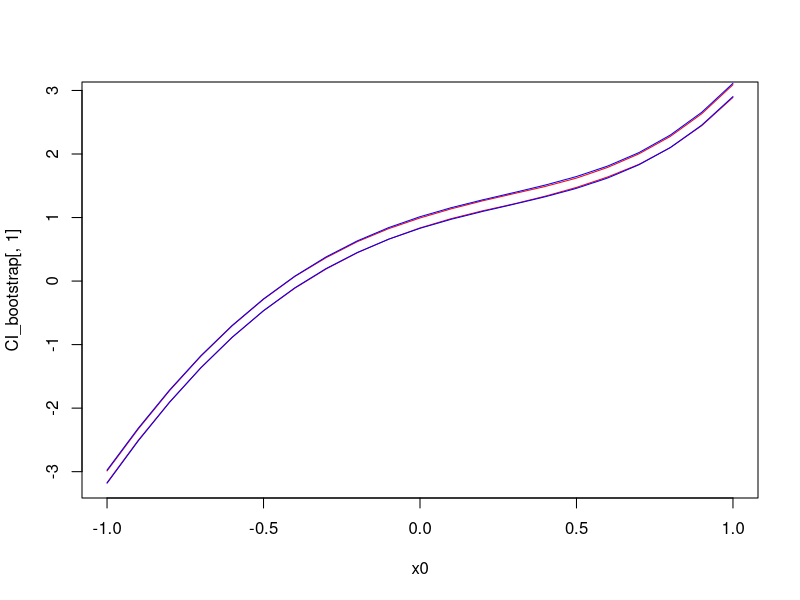
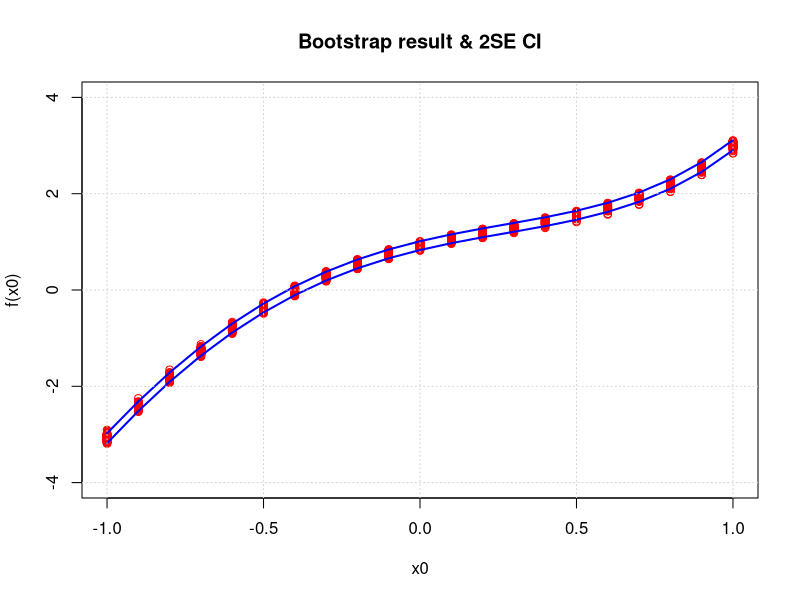
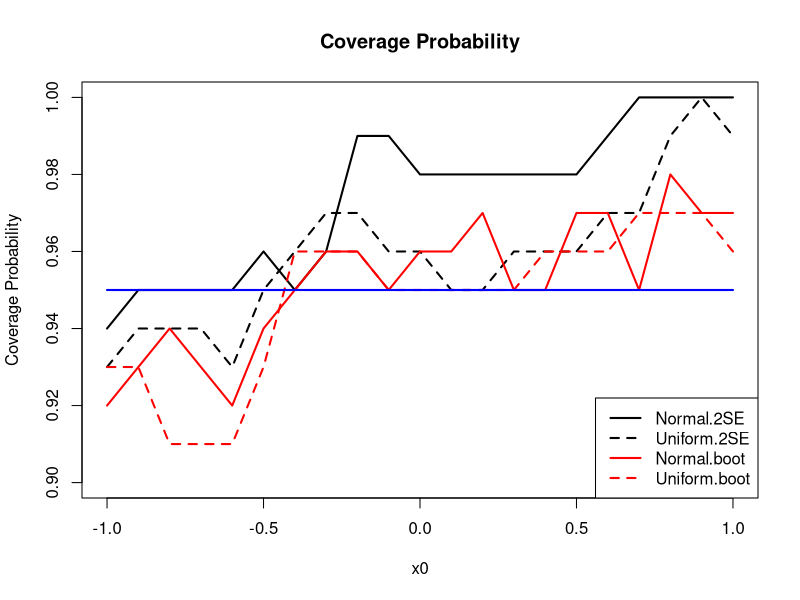
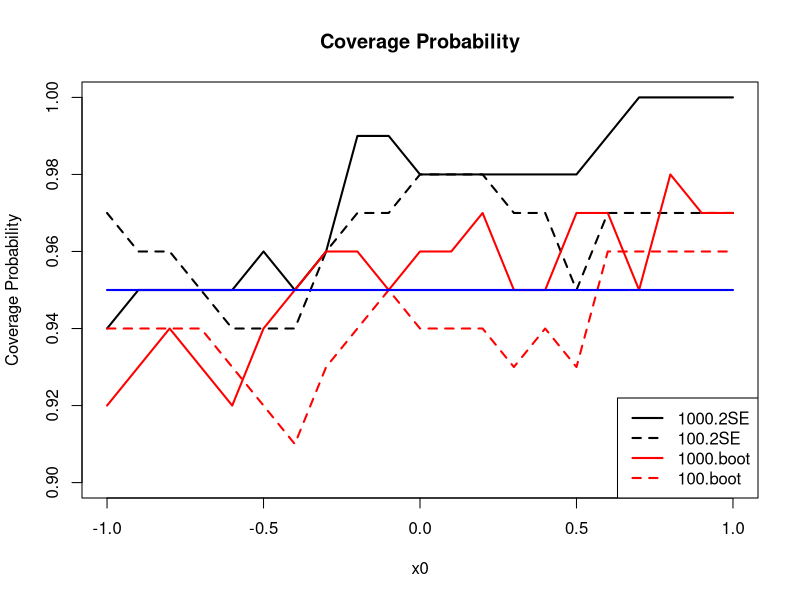
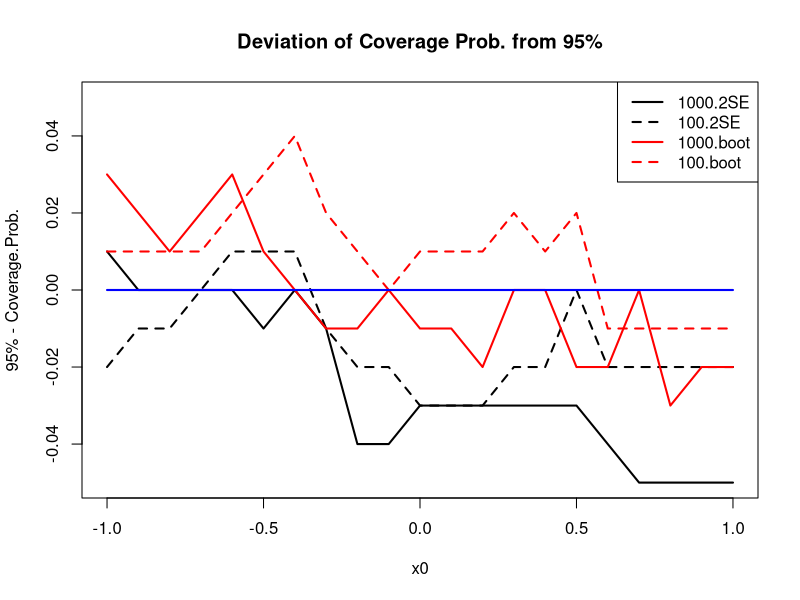
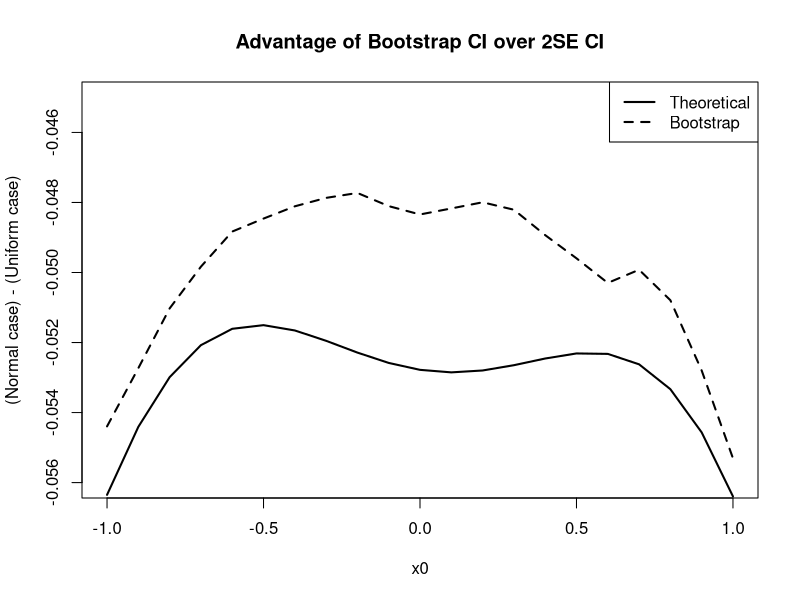
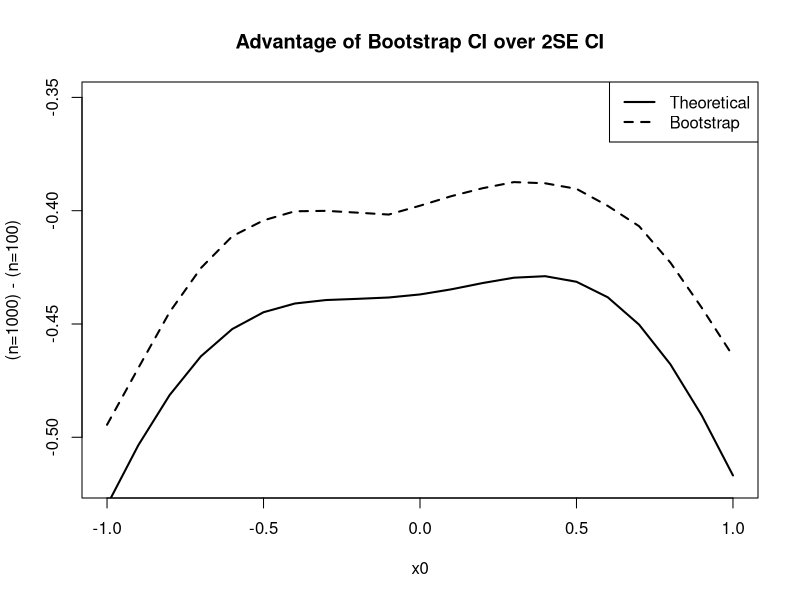
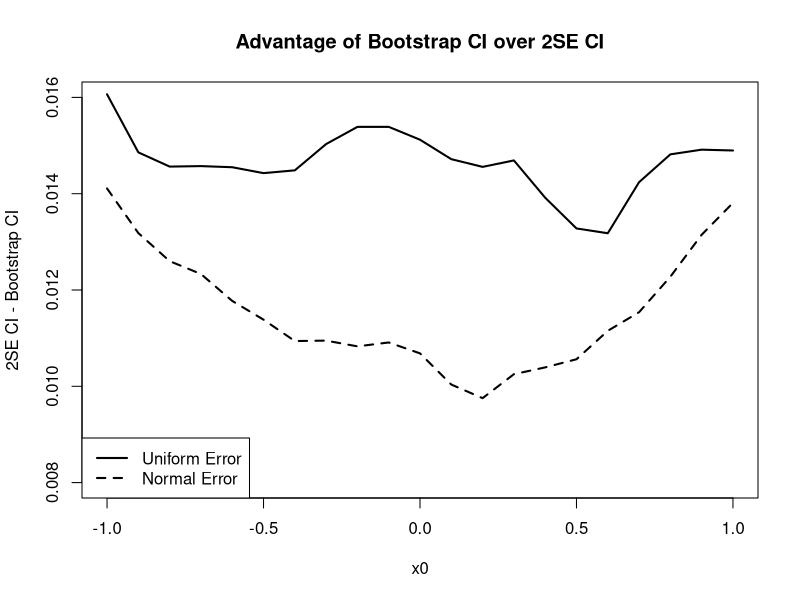

Source code (R) for these figures, in order:
#install.packages("boot")
library(boot)
rm(list=ls())
##############################################
### 1.a
n <- 1000
beta <- matrix(c(1,1.5,-1.5,1.5,0.5),c(5,1))
sigma <- 1.2
data.gen <- function(beta,sigma){
  e <- rnorm(n,0,1)
  X <- rnorm(n,0,sigma)
  constant <- rep(1,n)
  X <- cbind(constant,X,X^2,X^3,X^4)
  Y <- X%*%beta+e
  data <- data.frame(Y,X)
}
sim <- data.gen(beta,1.2)

f_hat <- lm(Y~.-1,data=sim)
library(sandwich)
C_hat <- vcovHC(f_hat)
x0 <- seq(-1,1,0.1)
CI <- matrix(NA,length(x0),2)
Y_hat <- c()
coe <- as.matrix(coef(f_hat),c(5,1))
for (i in 1:length(x0)) {
  l <- matrix(c(1,x0[i],x0[i]^2,x0[i]^3,x0[i]^4),
              c(5,1))
  Y_hat[i] <- t(coe)%*%l
  var_f <- t(l)%*%C_hat%*%l
  se <- sqrt(var_f)
  CI[i,] <- c(Y_hat[i]-2*se,Y_hat[i]+2*se)
}
CI

######### b
boot.fn <- function(data,index){
  coef(lm(Y~.,data=sim,subset = index))
}
boot.result <- boot(sim,boot.fn,R=100)
boot.result <- boot.result$t
boot.result <- boot.result[,-2]
boot.result <- as.matrix(boot.result)
CI_data.boot <- matrix(NA,length(x0),100)
# rows for each x0; columns for 100 times resample
for (i in 1:length(x0)) {
  l <- matrix(c(1,x0[i],x0[i]^2,x0[i]^3,x0[i]^4),
              c(5,1))
  CI_data.boot[i,] <- t(boot.result%*%l)
}
## sort CI data 
for (i in 1:length(x0)) {
  CI_data.boot[i,] <- sort(CI_data.boot[i,])
}
## find corresponding critical value in bootstrap data 
# according to theoretical CI
###################################################
# this part is fancy shit, useless
precent.critical <- matrix(NA,length(x0),2)
for (i in 1:length(x0)) {
  select_l <- max(CI_data.boot[i,CI[i,1]>=CI_data.boot[i,]])
  precent.critical[i,1] <- select_l
  select_h <- min(CI_data.boot[i,CI[i,2]<=CI_data.boot[i,]])
  precent.critical[i,2] <- select_h
  if(is.finite(precent.critical[i,1])==F){
    precent.critical[i,1] <- min(CI_data.boot[i,])}
  if(is.finite(precent.critical[i,2])==F){
    precent.critical[i,2] <- max(CI_data.boot[i,])}
}
##################################################

## now find naive CI in bootstrap data
CI_bootstrap <- matrix(NA,length(x0),2)
for (i in 1:length(x0)) {
  q <- unname(quantile(CI_data.boot[i,],
                       c(0.025,0.975)))
  CI_bootstrap[i,1] <- q[1]
  CI_bootstrap[i,2] <- q[2]
}
CI_bootstrap

plot(x0,CI_bootstrap[,1],col="red","l")
lines(x0,CI_bootstrap[,2],col="red")
lines(x0,CI[,1],col="blue")
lines(x0,CI[,2],col="blue")

plot(rep(x0[1],100),CI_data.boot[1,],col="red",
     ylim = c(-4,4),xlim = c(-1,1),
     xlab="x0",ylab = "f(x0)",
     main = "Bootstrap result & 2SE CI",pch=19)
for (i in 2:length(x0)) {
  points(rep(x0[i],100),CI_data.boot[i,],col="red")
}
lines(x0,CI[,1],col="blue",lwd=2)
lines(x0,CI[,2],col="blue",lwd=2)
grid()
# c
# coverage probability
####################################################
################################################
################# here we adjust 
c.p <- c()
x0 <- seq(-1,1,0.1)
boot.fn.cp <- function(data,index){
  f_hat <- lm(Y~.,data=sim,subset = index)
  C_hat <- vcovHC(f_hat)
  x0 <- seq(-1,1,0.1)
  CI <- matrix(NA,length(x0),2)
  Y_hat <- c()
  coe <- as.matrix(coef(f_hat),c(5,1))
  for (i in 1:length(x0)) {
    l0 <- matrix(c(1,x0[i],x0[i]^2,x0[i]^3,x0[i]^4),
                c(5,1))
    Y_hat[i] <- t(coe[-2])%*%l0
    var_f <- t(l0)%*%C_hat%*%l0
    se <- sqrt(var_f)
    CI[i,] <- c(Y_hat[i]-2*se,Y_hat[i]+2*se)
  }
  return(CI)
}
boot.result <- boot(sim,boot.fn.cp,R=100)
boot.result <- boot.result$t
## now boot.result is 100by42, 100 rows is 100 resampling
# and for 42 columes, each i and i+21 is a pair of CI
CI.boot.stor <- matrix(NA,length(x0),2)
judge <- matrix(NA,length(x0),100)
for (i in 1:100) {
  for (j in 1:length(x0)) {
    CI.boot.stor[j,1] <- boot.result[i,j]
    CI.boot.stor[j,2] <- boot.result[i,j+length(x0)]
    judge[j,i] <- (Y_hat[j]>= CI.boot.stor[j,1]&
      Y_hat[j]<= CI.boot.stor[j,2]   )              
    }
}
for (i in 1:length(x0)) {
  c.p[i] <- mean(judge[i,])
}
c.p

# d
interval_length <- precent.critical[,2]-precent.critical[,1]
interval_length

##################################################
################  ex 2 ###########################
##################################################
set.seed(527)
n <- 1000
beta <- matrix(c(1,1.5,-1.5,1.5,0.5),c(5,1))
sigma <- 1.2
x0 <- seq(-1,1,0.1)
S <- 100 # simulation times
## for simplicity, we create some functions

# compute theoretical CI with 2SE
theoretical.CI_fun <- function(sim){
  f_hat <- lm(Y~.-1,data=sim)
  C_hat <- vcovHC(f_hat)
  CI <- matrix(NA,length(x0),2)
  Y_hat <- c()
  coe <- as.matrix(coef(f_hat),c(5,1))
  for (i in 1:length(x0)) {
   l <- matrix(c(1,x0[i],x0[i]^2,x0[i]^3,x0[i]^4),
              c(5,1))
   Y_hat[i] <- t(coe)%*%l
   var_f <- t(l)%*%C_hat%*%l
   se <- sqrt(var_f)
   CI[i,] <- c(Y_hat[i]-2*se,Y_hat[i]+2*se)
 }
 return(CI)
}
# compute bootstrap data
bootstrap.data_fun <- function(sim){
  boot.result <- boot(sim,boot.fn,R=100)
  boot.result <- boot.result$t
  boot.result <- boot.result[,-2]
  boot.result <- as.matrix(boot.result)
  CI_data.boot <- matrix(NA,length(x0),100)
  for (i in 1:length(x0)) {
   l <- matrix(c(1,x0[i],x0[i]^2,x0[i]^3,x0[i]^4),
              c(5,1))
   CI_data.boot[i,] <- t(boot.result%*%l)
 }
  return(CI_data.boot)
}

## compute bootstrap CI at 95%
CI_bootstrap_fun <- function(CI_data.boot){
  CI_bootstrap <- matrix(NA,length(x0),2)
 for (i in 1:length(x0)) {
   q <- unname(quantile(CI_data.boot[i,],
                        c(0.025,0.975)))
   CI_bootstrap[i,1] <- q[1]
   CI_bootstrap[i,2] <- q[2]
 }
  return(CI_bootstrap)
}

### all we need finally are stored in here
final_result <- matrix(NA,length(x0),8)
colnames(final_result) <- c("theo.CI.low","theo.CI.up",
      "boot.CI.low","boot.CI.up","coverage.Prob.SE",
      "coverage.Prob.boot","length.theo.CI","length.boot.CI")
frc1 <- matrix(NA,length(x0),S)
frc2 <- matrix(NA,length(x0),S)
frc3 <- matrix(NA,length(x0),S)
frc4 <- matrix(NA,length(x0),S)
frc7 <- matrix(NA,length(x0),S)
frc8 <- matrix(NA,length(x0),S)

for (i in 1:S) {
 sim <- data.gen(beta,1.2)
 CI <- theoretical.CI_fun(sim)
 frc1[,i] <- CI[,1]
 frc2[,i] <- CI[,2]
 CI_data.boot <- bootstrap.data_fun(sim)
 CI_bootstrap <- CI_bootstrap_fun(CI_data.boot)
 frc3[,i] <- CI_bootstrap[,1]
 frc4[,i] <- CI_bootstrap[,2]
 frc7[,i] <- CI[,2]-CI[,1]
 frc8[,i] <- CI_bootstrap[,2]-CI_bootstrap[,1]
}
# stupid value given procedure
for (i in 1:length(x0)) {
  final_result[i,1] <- mean(frc1[i,])
}
for (i in 1:length(x0)) {
  final_result[i,2] <- mean(frc2[i,])
}
for (i in 1:length(x0)) {
  final_result[i,3] <- mean(frc3[i,])
}
for (i in 1:length(x0)) {
  final_result[i,4] <- mean(frc4[i,])
}
for (i in 1:length(x0)) {
  final_result[i,7] <- mean(frc7[i,])
}
for (i in 1:length(x0)) {
  final_result[i,8] <- mean(frc8[i,])
}
y_true <- c()
for (i in 1:length(x0)) {
  l <- matrix(c(1,x0[i],x0[i]^2,x0[i]^3,x0[i]^4),
              c(5,1))
  y_true[i] <- t(beta)%*%l
}
c.p <- c()
c.p.boot <- c()
judge <- matrix(NA,length(x0),100)
judge2 <- matrix(NA,length(x0),100)
for (j in 1:length(x0)) {
  judge[j,] <- (y_true[j]>= frc1[j,]&
                 y_true[j]<= frc2[j,])
  judge2[j,] <- (y_true[j]>= frc3[j,]&
                   y_true[j]<= frc4[j,])
}
for (i in 1:length(x0)) {
  c.p[i] <- mean(judge[i,])
  c.p.boot[i] <- mean(judge2[i,]) 
}
final_result[,5] <- c.p
final_result[,6] <- c.p.boot
final_result
# final result shows that 2SE over estimate 95%CI
# change 2 to 1.96 will improve, but doesn't matter
# now let's change dgp to improve bootstrap

##
### what is a good CI?? 
# if we say good CI is which closer to real 1-alpha
# then less n 
# non-normal error term
# and if we think the shorter CI length, the better
# both above should hold
# change to hetroscho....error 
n <- 1000
#n <- 100
beta <- matrix(c(1,1.5,-1.5,1.5,0.5),c(5,1))
sigma <- 1.2
x0 <- seq(-1,1,0.1)
S <- 100 # simulation times
set.seed(527)
data.gen.v2 <- function(beta,sigma){
  e <- runif(n,-sqrt(5),sqrt(5))
  #e <- rnorm(n,0,1)
  X <- rnorm(n,0,sigma)
  constant <- rep(1,n)
  X <- cbind(constant,X,X^2,X^3,X^4)
  Y <- X%*%beta+e
  data <- data.frame(Y,X)
}

final_result1 <- matrix(NA,length(x0),8)
colnames(final_result1) <- c("theo.CI.low","theo.CI.up",
                            "boot.CI.low","boot.CI.up","coverage.Prob.SE",
                            "coverage.Prob.boot","length.theo.CI","length.boot.CI")
frc1 <- matrix(NA,length(x0),S)
frc2 <- matrix(NA,length(x0),S)
frc3 <- matrix(NA,length(x0),S)
frc4 <- matrix(NA,length(x0),S)
frc7 <- matrix(NA,length(x0),S)
frc8 <- matrix(NA,length(x0),S)
## this loop may have warning message, ignore it
for (i in 1:S) {
  sim <- data.gen.v2(beta,1.2)
  CI <- theoretical.CI_fun(sim)
  frc1[,i] <- CI[,1]
  frc2[,i] <- CI[,2]
  CI_data.boot <- bootstrap.data_fun(sim)
  CI_bootstrap <- CI_bootstrap_fun(CI_data.boot)
  frc3[,i] <- CI_bootstrap[,1]
  frc4[,i] <- CI_bootstrap[,2]
  frc7[,i] <- CI[,2]-CI[,1]
  frc8[,i] <- CI_bootstrap[,2]-CI_bootstrap[,1]
}
for (i in 1:length(x0)) {
  final_result1[i,1] <- mean(frc1[i,])
}
for (i in 1:length(x0)) {
  final_result1[i,2] <- mean(frc2[i,])
}
for (i in 1:length(x0)) {
  final_result1[i,3] <- mean(frc3[i,])
}
for (i in 1:length(x0)) {
  final_result1[i,4] <- mean(frc4[i,])
}
for (i in 1:length(x0)) {
  final_result1[i,7] <- mean(frc7[i,])
}
for (i in 1:length(x0)) {
  final_result1[i,8] <- mean(frc8[i,])
}
y_true <- c()
for (i in 1:length(x0)) {
  l <- matrix(c(1,x0[i],x0[i]^2,x0[i]^3,x0[i]^4),
              c(5,1))
  y_true[i] <- t(beta)%*%l
}
c.p <- c()
c.p.boot <- c()
judge <- matrix(NA,length(x0),100)
judge2 <- matrix(NA,length(x0),100)
for (j in 1:length(x0)) {
  judge[j,] <- (y_true[j]>= frc1[j,]&
                  y_true[j]<= frc2[j,])
  judge2[j,] <- (y_true[j]>= frc3[j,]&
                   y_true[j]<= frc4[j,])
}
for (i in 1:length(x0)) {
  c.p[i] <- mean(judge[i,])
  c.p.boot[i] <- mean(judge2[i,]) 
}
final_result1[,5] <- c.p
final_result1[,6] <- c.p.boot

################################################
## small sample 
set.seed(527)
data.gen.v3 <- function(beta,sigma){
  #e <- runif(n,-sqrt(5),sqrt(5))
  e <- rnorm(n,0,1)
  X <- rnorm(n,0,sigma)
  constant <- rep(1,n)
  X <- cbind(constant,X,X^2,X^3,X^4)
  Y <- X%*%beta+e
  data <- data.frame(Y,X)
}
n <- 100
final_result2 <- matrix(NA,length(x0),8)
colnames(final_result2) <- c("theo.CI.low","theo.CI.up",
                            "boot.CI.low","boot.CI.up","coverage.Prob.SE",
                            "coverage.Prob.boot","length.theo.CI","length.boot.CI")
frc1 <- matrix(NA,length(x0),S)
frc2 <- matrix(NA,length(x0),S)
frc3 <- matrix(NA,length(x0),S)
frc4 <- matrix(NA,length(x0),S)
frc7 <- matrix(NA,length(x0),S)
frc8 <- matrix(NA,length(x0),S)

for (i in 1:S) {
  sim <- data.gen.v3(beta,1.2)
  CI <- theoretical.CI_fun(sim)
  frc1[,i] <- CI[,1]
  frc2[,i] <- CI[,2]
  CI_data.boot <- bootstrap.data_fun(sim)
  CI_bootstrap <- CI_bootstrap_fun(CI_data.boot)
  frc3[,i] <- CI_bootstrap[,1]
  frc4[,i] <- CI_bootstrap[,2]
  frc7[,i] <- CI[,2]-CI[,1]
  frc8[,i] <- CI_bootstrap[,2]-CI_bootstrap[,1]
}
for (i in 1:length(x0)) {
  final_result2[i,1] <- mean(frc1[i,])
}
for (i in 1:length(x0)) {
  final_result2[i,2] <- mean(frc2[i,])
}
for (i in 1:length(x0)) {
  final_result2[i,3] <- mean(frc3[i,])
}
for (i in 1:length(x0)) {
  final_result2[i,4] <- mean(frc4[i,])
}
for (i in 1:length(x0)) {
  final_result2[i,7] <- mean(frc7[i,])
}
for (i in 1:length(x0)) {
  final_result2[i,8] <- mean(frc8[i,])
}
y_true <- c()
for (i in 1:length(x0)) {
  l <- matrix(c(1,x0[i],x0[i]^2,x0[i]^3,x0[i]^4),
              c(5,1))
  y_true[i] <- t(beta)%*%l
}
c.p <- c()
c.p.boot <- c()
judge <- matrix(NA,length(x0),100)
judge2 <- matrix(NA,length(x0),100)
for (j in 1:length(x0)) {
  judge[j,] <- (y_true[j]>= frc1[j,]&
                  y_true[j]<= frc2[j,])
  judge2[j,] <- (y_true[j]>= frc3[j,]&
                   y_true[j]<= frc4[j,])
}
for (i in 1:length(x0)) {
  c.p[i] <- mean(judge[i,])
  c.p.boot[i] <- mean(judge2[i,]) 
}
final_result2[,5] <- c.p
final_result2[,6] <- c.p.boot

#View(final_result1)

# the error term changed case
plot(x0,final_result[,5],"l",lwd=2,
     ylim=c(0.9,1),main = "Coverage Probability",
     ylab = "Coverage Probability")
lines(x0,final_result1[,5],lty=2,lwd=2)
lines(x0,final_result[,6],lty=1,col='red',lwd=2)
lines(x0,final_result1[,6],lty=2,col='red',lwd=2)
legend("bottomright",lty = c(1,2,1,2),lwd = c(2,2,2,2),
       col=c("black","black",'red','red'),
       legend = c("Normal.2SE","Uniform.2SE",
                  "Normal.boot","Uniform.boot"))
lines(x0,rep(0.95,length(x0)),col='blue',lwd=2)
# the small sample case 
plot(x0,final_result[,5],"l",lwd=2,
     ylim=c(0.9,1),main = "Coverage Probability",
     ylab = "Coverage Probability")
lines(x0,final_result2[,5],lty=2,lwd=2)
lines(x0,final_result[,6],lty=1,col='red',lwd=2)
lines(x0,final_result2[,6],lty=2,col='red',lwd=2)
legend("bottomright",lty = c(1,2,1,2),lwd = c(2,2,2,2),
       col=c("black","black",'red','red'),
       legend = c("1000.2SE","100.2SE",
                  "1000.boot","100.boot"))
lines(x0,rep(0.95,length(x0)),col='blue',lwd=2)

# plot the difference of coverage prob.
plot(x0,rep(0.95,length(x0))-final_result[,5],"l",lwd=2,
 ylim=c(-0.05,0.05),ylab = "95% - Coverage.Prob.",
 main = "Deviation of Coverage Prob. from 95%")
lines(x0,rep(0.95,length(x0))-final_result2[,5],lty=2,lwd=2)
lines(x0,rep(0.95,length(x0))-final_result[,6],lty=1,col='red',lwd=2)
lines(x0,rep(0.95,length(x0))-final_result2[,6],lty=2,col='red',lwd=2)
legend("topright",lty = c(1,2,1,2),lwd = c(2,2,2,2),
       col=c("black","black",'red','red'),
       legend = c("1000.2SE","100.2SE",
                  "1000.boot","100.boot"))
lines(x0,rep(0,length(x0)),col='blue',lwd=2)
# plot the deviation of interval length
# within groups
plot(x0,final_result[,7]-final_result1[,7],"l",
     ylim=c(-0.056,-0.045),
     main = "Advantage of Bootstrap CI over 2SE CI",
     ylab = "(Normal case) - (Uniform case)",lwd=2)
lines(x0,final_result[,8]-final_result1[,8],lty=2,lwd=2)
legend("topright",lty = 1:2,
       lwd = c(2,2),legend = c("Theoretical",
                                       "Bootstrap"))

plot(x0,final_result[,7]-final_result2[,7],"l",
     ylim=c(-0.52,-0.35),
     main = "Advantage of Bootstrap CI over 2SE CI",
     ylab = "(n=1000) - (n=100)",lwd=2)
lines(x0,final_result[,8]-final_result2[,8],lty=2,lwd=2)
legend("topright",lwd = c(2,2),lty = 1:2,legend = c("Theoretical",
                                       "Bootstrap"))


# between groups
plot(x0,final_result1[,7]-final_result1[,8],
   ylim = c(0.008,0.016),lwd=2,
     ylab = "2SE CI - Bootstrap CI",
     main = "Advantage of Bootstrap CI over 2SE CI","l")
# ylim for error setting
lines(x0,final_result[,7]-final_result[,8],lty=2,lwd=2)
legend("bottomleft",lty = 1:2,lwd = c(2,2),
       legend = c("Uniform Error","Normal Error"))


plot(x0,final_result2[,7]-final_result2[,8],lwd=2,
     ylim = c(0.01,0.07),ylab = "2SE CI - Bootstrap CI",
     main = "Advantage of Bootstrap CI over 2SE CI","l")
# ylim for small n setting
lines(x0,final_result[,7]-final_result[,8],lty=2,lwd=2)
legend("topleft",lwd = c(2,2),
       lty = 1:2,legend = c("n = 100","n = 1000"))
